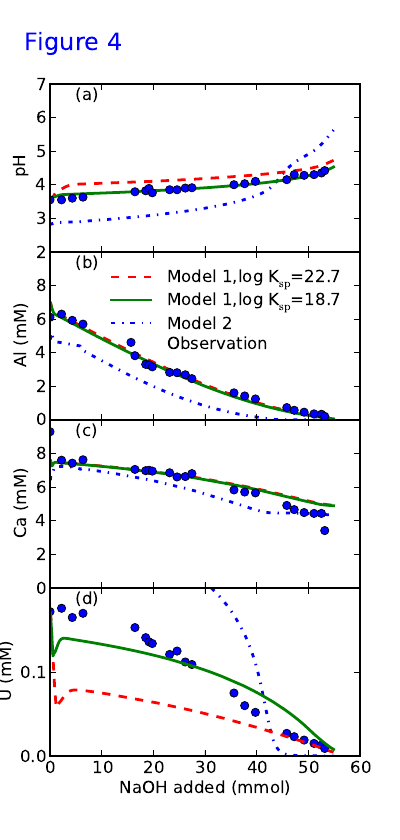

Reproduce this figure in Python.
from pylab import *

data = loadtxt('data/scdata.txt')
pre1 = loadtxt('fig4/sc1.outlet.txt')
pre2 = loadtxt('fig4/sc1b.outlet.txt')
pre0 = loadtxt('fig4/sc3.outlet.txt')

xmax = 60;
xtic = [0, 10, 20, 30, 40, 50, 60];


naoh = data[:, 1]*1.59683;
tt = naoh;
ph   = data[:, 2];
u    = data[:, 3];
al   = data[:, 4];
mg   = data[:, 5];
si   = data[:, 6];
ca   = data[:, 7];
co   = data[:, 8];
ni   = data[:, 9];
mn   = data[:, 10];
cl   = data[:, 11];
no3  = data[:, 12];
so4  = data[:, 13];

scnaoh = 53.18/31/86400
sc = 1000;
tp0      = pre0[:,  1]*scnaoh;
ph0      = pre0[:,  2];
al0      = pre0[:,  3] * sc;
so40     = pre0[:,  4] * sc;
ca0      = pre0[:,  5] * sc;
mg0      = pre0[:,  6] * sc;
mn0      = pre0[:,  7] * sc;
co0      = pre0[:,  8] * sc;
ni0      = pre0[:,  9] * sc;
u0       = pre0[:, 10] * sc;
si0      = pre0[:, 11] * sc;
no30     = pre0[:, 12] * sc;
hco30    = pre0[:, 13] * sc;
na0      = pre0[:, 14] * sc;

tp1      = pre1[:,  1]*scnaoh;
ph1      = pre1[:,  2];
al1      = pre1[:,  3] * sc;
so41     = pre1[:,  4] * sc;
ca1      = pre1[:,  5] * sc;
mg1      = pre1[:,  6] * sc;
mn1      = pre1[:,  7] * sc;
co1      = pre1[:,  8] * sc;
ni1      = pre1[:,  9] * sc;
u1       = pre1[:, 10] * sc;
si1      = pre1[:, 11] * sc;
no31     = pre1[:, 12] * sc;
hco31    = pre1[:, 13] * sc;
na1      = pre1[:, 14] * sc;

tp2      = pre2[:,  1]*scnaoh;
ph2      = pre2[:,  2];
al2      = pre2[:,  3] * sc;
so42     = pre2[:,  4] * sc;
ca2      = pre2[:,  5] * sc;
mg2      = pre2[:,  6] * sc;
mn2      = pre2[:,  7] * sc;
co2      = pre2[:,  8] * sc;
ni2      = pre2[:,  9] * sc;
u2       = pre2[:, 10] * sc;
si2      = pre2[:, 11] * sc;
no32     = pre2[:, 12] * sc;
hco32    = pre2[:, 13] * sc;
na2      = pre2[:, 14] * sc;

fig = figure()
subplots_adjust(hspace=0.001)

ax1=subplot(4, 1, 1);
ax1.plot(tp0, ph0, 'b-.', tp1, ph1, 'r--', tp2, ph2, 'g-', tt, ph, 'bo', linewidth=2);
xlim([0, xmax])
ylim([2, 7])
ylabel('pH')
text(5, 6.5, '(a)')
yticks([2, 3, 4, 5, 6, 7])

text(-5, 8, 'Figure 4', fontsize='x-large', color='b')

ax2 = subplot(4, 1, 2);
ax2.plot(tp1, al1, 'r--', tp2, al2, 'g-', tp0, al0, 'b-.', tt, al, 'bo', linewidth=2);
l = legend(('Model 1,log K$\mathrm{_{sp}}$=22.7', 'Model 1,log K$\mathrm{_{sp}}$=18.7', 'Model 2', 'Observation'), numpoints=1, loc=1, labelspacing=0.1)
l.draw_frame(False)
t = l.get_texts();
setp(t, fontsize='medium');
xlim([0, xmax])
ylim([0, 10.0])
xticks(xtic);
text(5, 9, '(b)')
ylabel('Al (mM)')
yticks([0, 2, 4, 6, 8])

ax3=subplot(4, 1, 3);
ax3.plot(tp0, ca0, 'b-.', tp1, ca1, 'r--', tp2, ca2, 'g-', tt, ca, 'bo', linewidth=2);
xlim([0, xmax])
ylim([0, 10.0])
xticks(xtic);
text(5, 9, '(c)')
ylabel('Ca (mM)')
#xlabel('NaOH added (mmol)')
yticks([0, 2, 4, 6, 8])

ax4 = subplot(4, 1, 4);
ax4.plot(tt, u, 'bo', tp0, u0, '-.', tp1, u1, 'r--', tp2, u2, 'g-', linewidth=2);
xlim([0, xmax])
ylim([0, 0.2])
xticks(xtic);
text(5, 0.18, '(d)')
xlabel('NaOH added (mmol)')
ylabel('U (mM)')
#for tick in ax4.yaxis.get_major_ticks():
#	tick.label.set_fontsize('x-small')
ylabel('U (mM)')#, fontsize='small');
yticks([0.0, 0.1])

xticklabels=ax1.get_xticklabels()+ax2.get_xticklabels()+ax3.get_xticklabels()
setp(xticklabels, visible=False)

fig = matplotlib.pyplot.gcf()
fig.set_size_inches(4, 8.4)
savefig('fig4.pdf')
show()
